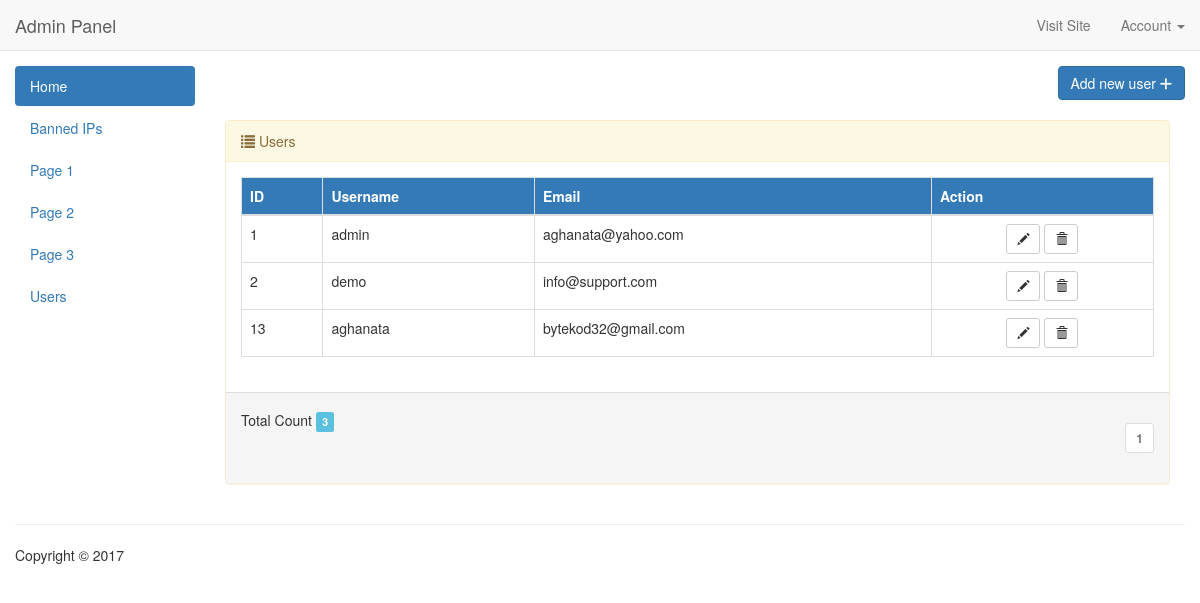
The page /page.php?page=users (signed in) on the database its author committed.
### tables this page shows
CREATE TABLE IF NOT EXISTS `users` (
  `id` int(11) NOT NULL AUTO_INCREMENT,
  `username` varchar(50) NOT NULL,
  `password` varchar(50) NOT NULL,
  `email` varchar(100) NOT NULL,
  PRIMARY KEY (`id`)
);

### pages/userspagging.php (called while the page is built, shortened)
<?php
	$dataperPage = 5;
	if(isset($_GET['hal'])) {
		$noPage= $_GET['hal'];
	} else {
		$noPage=1;
	}
	$offset = ($noPage-1)*$dataperPage;
?>

### pages/users.php (the view, shortened to what this page needs)
<div class="row">
	<div class="pull-right" style="padding-bottom: 20px">
		<a data-toggle="modal" data-target="#usuario" href="#" class="btn btn-primary">Add new user <i class="fa fa-plus"></i></a>
	</div>
</div>
<div class="panel panel-warning">
    <div class="panel-heading">
        <span class="glyphicon glyphicon-list"></span> Users
    </div>
    <div class="panel-body">
		<div class="table-responsive">
			<?php include './pages/userspagging.php'; ?>
            <table class="table table-bordered table-hover">
				<thead>
					<tr class="bg-primary">
						<th>ID</th>
						<th>Username</th>
						<th>Email</th>
						<th>Action</th>
					</tr>
				</thead>
				<tbody>
					<?php
					$SQLshow = mysqli_query($con,"SELECT * FROM users ORDER BY id ASC limit $offset, $dataperPage");
					while($row = mysqli_fetch_array($SQLshow)){
					?>
					<tr>
						<td><?php echo $row[id]; ?></td>
						<td><?php echo $row[username]; ?></td>
						<td><?php echo $row[email]; ?></td>
						<td>
							<center>
								<a href="./page.php?page=edituser&id=<?php echo $row[id]; ?>">
									<button type="button" class="btn btn-default btn-sm"><span class="glyphicon glyphicon-pencil"></span></button>
								</a>
								<a href="#" OnClick="FunctionDelete(<?php echo $row[id]; ?>)">
									<button type="button" class="btn btn-default btn-sm"><span class="glyphicon glyphicon-trash"></span></button>
								</a>
							</center>
						</td>
					</tr>
					<?php
					}
					?>
				</tbody>
			</table>
		</div>
    </div>
    <div class="panel-footer">
        <div class="row">
            <div class="col-md-6">
				<?php
				$query = mysqli_query($con,"SELECT COUNT(*) jumData from users");
				$data = mysqli_fetch_array($query);
				$jumlahData = $data["jumData"];
				?>
                <h5>Total Count <span class="label label-info"><?php echo $jumlahData; ?></span></h5>
            </div>
			<div class="col-md-6">
                <ul class="pagination pagination-sm pull-right">
					<?php include './pages/usersviewpage.php';?>
                </ul>
            </div>
        </div>
    </div>
</div>

### rows shown on the page
users: id "1", username "admin", email "aghanata@yahoo.com"
users: id "2", username "demo", email "info@support.com"
users: id "13", username "aghanata", email "bytekod32@gmail.com"

### other values the page prints
$jumlahData "3"
